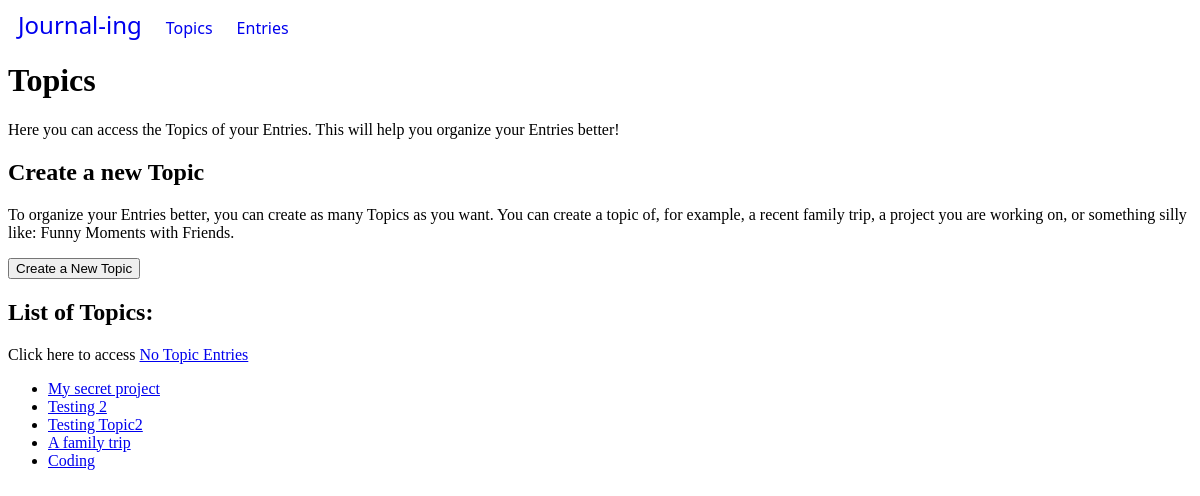
Before: /topics/ with the older database file.
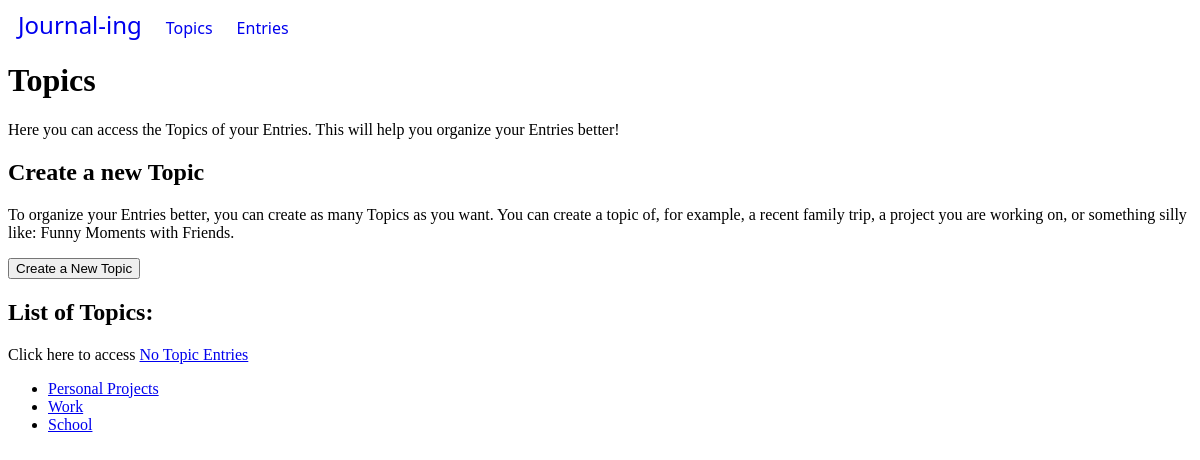
After: the same page with the newer database file.
### journal_app/models.py (models this page shows, shortened)
class Topic(models.Model):
    topic_text = models.CharField(max_length=200)
    date_added = models.DateTimeField('date added', auto_now_add=True)

### journal_app/views.py (the view)
# urls.py: path("topics/", views.topic, name='topic'),
def topic(request):
    latest_topics_list = Topic.objects.order_by('-date_added')[:5]
    context = {'latest_topics_list' : latest_topics_list}
    return render(request, 'journal_app/topics.html', context)

### journal_app/templates/journal_app/topics.html
{% extends 'journal_app/base.html' %}
{% block 'content' %}
    <main>
        <div class="subtitle-header">
            <h1>Topics</h1>
        </div>
        <p>Here you can access the Topics of your Entries. This will help you organize your Entries better!</p>
    </main>
    <section>
        <div class="subtitle-section">
            <h2 class="subtitle-section-header">Create a new Topic</h2>
            <p class="section-paragraph">To organize your Entries better, you can create as many Topics as you want.
                You can create a topic of, for example, a recent family trip,
                a project you are working on, or something silly like: Funny Moments with Friends.
            </p>
        </div>
        <div class="create-btn">
            <a href="{% url 'journal_app:create_topic' %}" target="_blank">
                <button>Create a New Topic</button>
            </a>
        </div>
    </section>
    <section>
        <h2>List of Topics:</h2>
        <p>Click here to access <a href="{% url 'journal_app:detail' 0 %}">No Topic Entries</a></p>
        {% if latest_topics_list %}
            <ul>
                {% for topic in latest_topics_list %}
                    {% if topic.id != 0 %}
                    <li><a href='{% url "journal_app:detail" topic.id %}'>{{topic.topic_text}}</a></li>
                    {% endif %}
                {% endfor %}
            </ul>
        {% else %}
            <p>No Topics added.</p>
        {% endif %}
    </section>
{% endblock %}

Changed rows visible on the page:
removed Topic: topic_text "My secret project"
removed Topic: topic_text "Testing 2"
removed Topic: topic_text "Testing Topic2"
removed Topic: topic_text "A family trip"
removed Topic: topic_text "Coding"
added Topic: topic_text "Personal Projects"
added Topic: topic_text "Work"
added Topic: topic_text "School"
